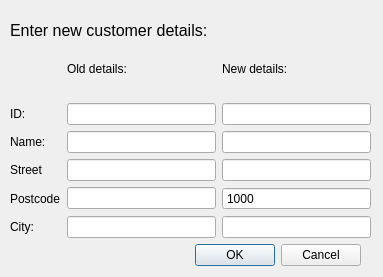
<?xml version="1.0" encoding="UTF-8"?>
<ui version="4.0">
 <class>editCustomer_D</class>
 <widget class="QDialog" name="editCustomer_D">
  <property name="geometry">
   <rect>
    <x>0</x>
    <y>0</y>
    <width>383</width>
    <height>277</height>
   </rect>
  </property>
  <property name="windowTitle">
   <string>Dialog</string>
  </property>
  <widget class="QDialogButtonBox" name="buttonBox">
   <property name="geometry">
    <rect>
     <x>20</x>
     <y>240</y>
     <width>341</width>
     <height>31</height>
    </rect>
   </property>
   <property name="orientation">
    <enum>Qt::Horizontal</enum>
   </property>
   <property name="standardButtons">
    <set>QDialogButtonBox::Cancel|QDialogButtonBox::Ok</set>
   </property>
  </widget>
  <widget class="QLabel" name="label">
   <property name="geometry">
    <rect>
     <x>10</x>
     <y>0</y>
     <width>261</width>
     <height>61</height>
    </rect>
   </property>
   <property name="font">
    <font>
     <pointsize>12</pointsize>
    </font>
   </property>
   <property name="text">
    <string>Enter new customer details:</string>
   </property>
  </widget>
  <widget class="QWidget" name="gridLayoutWidget">
   <property name="geometry">
    <rect>
     <x>10</x>
     <y>40</y>
     <width>361</width>
     <height>198</height>
    </rect>
   </property>
   <layout class="QGridLayout" name="gridLayout">
    <item row="3" column="0">
     <widget class="QLabel" name="label_4">
      <property name="text">
       <string>Street</string>
      </property>
     </widget>
    </item>
    <item row="4" column="0">
     <widget class="QLabel" name="label_6">
      <property name="text">
       <string>Postcode</string>
      </property>
     </widget>
    </item>
    <item row="3" column="1">
     <widget class="QLineEdit" name="lineEdit_oldStreet">
      <property name="echoMode">
       <enum>QLineEdit::Normal</enum>
      </property>
      <property name="readOnly">
       <bool>true</bool>
      </property>
     </widget>
    </item>
    <item row="2" column="2">
     <widget class="QLineEdit" name="lineEdit_newName">
      <property name="echoMode">
       <enum>QLineEdit::Normal</enum>
      </property>
      <property name="readOnly">
       <bool>false</bool>
      </property>
     </widget>
    </item>
    <item row="2" column="0">
     <widget class="QLabel" name="label_5">
      <property name="text">
       <string>Name:</string>
      </property>
     </widget>
    </item>
    <item row="5" column="2">
     <widget class="QLineEdit" name="lineEdit_newCity"/>
    </item>
    <item row="4" column="1">
     <widget class="QLineEdit" name="lineEdit_oldPCode">
      <property name="echoMode">
       <enum>QLineEdit::Normal</enum>
      </property>
      <property name="readOnly">
       <bool>true</bool>
      </property>
     </widget>
    </item>
    <item row="2" column="1">
     <widget class="QLineEdit" name="lineEdit_oldName">
      <property name="enabled">
       <bool>true</bool>
      </property>
      <property name="echoMode">
       <enum>QLineEdit::Normal</enum>
      </property>
      <property name="readOnly">
       <bool>true</bool>
      </property>
     </widget>
    </item>
    <item row="3" column="2">
     <widget class="QLineEdit" name="lineEdit_newStreet"/>
    </item>
    <item row="0" column="1">
     <widget class="QLabel" name="label_2">
      <property name="text">
       <string>Old details:</string>
      </property>
     </widget>
    </item>
    <item row="0" column="2">
     <widget class="QLabel" name="label_3">
      <property name="text">
       <string>New details:</string>
      </property>
     </widget>
    </item>
    <item row="5" column="0">
     <widget class="QLabel" name="label_7">
      <property name="text">
       <string>City:</string>
      </property>
     </widget>
    </item>
    <item row="5" column="1">
     <widget class="QLineEdit" name="lineEdit_oldCity">
      <property name="echoMode">
       <enum>QLineEdit::Normal</enum>
      </property>
      <property name="readOnly">
       <bool>true</bool>
      </property>
     </widget>
    </item>
    <item row="1" column="0">
     <widget class="QLabel" name="label_8">
      <property name="text">
       <string>ID:</string>
      </property>
     </widget>
    </item>
    <item row="1" column="1">
     <widget class="QLineEdit" name="lineEdit_oldId">
      <property name="readOnly">
       <bool>true</bool>
      </property>
     </widget>
    </item>
    <item row="1" column="2">
     <widget class="QLineEdit" name="lineEdit_newId">
      <property name="readOnly">
       <bool>true</bool>
      </property>
     </widget>
    </item>
    <item row="4" column="2">
     <widget class="QSpinBox" name="spinBox_newPCode">
      <property name="buttonSymbols">
       <enum>QAbstractSpinBox::NoButtons</enum>
      </property>
      <property name="minimum">
       <number>1</number>
      </property>
      <property name="maximum">
       <number>9999</number>
      </property>
      <property name="singleStep">
       <number>1</number>
      </property>
      <property name="value">
       <number>1000</number>
      </property>
     </widget>
    </item>
   </layout>
  </widget>
 </widget>
 <resources/>
 <connections>
  <connection>
   <sender>buttonBox</sender>
   <signal>accepted()</signal>
   <receiver>editCustomer_D</receiver>
   <slot>accept()</slot>
   <hints>
    <hint type="sourcelabel">
     <x>248</x>
     <y>254</y>
    </hint>
    <hint type="destinationlabel">
     <x>157</x>
     <y>274</y>
    </hint>
   </hints>
  </connection>
  <connection>
   <sender>buttonBox</sender>
   <signal>rejected()</signal>
   <receiver>editCustomer_D</receiver>
   <slot>reject()</slot>
   <hints>
    <hint type="sourcelabel">
     <x>316</x>
     <y>260</y>
    </hint>
    <hint type="destinationlabel">
     <x>286</x>
     <y>274</y>
    </hint>
   </hints>
  </connection>
 </connections>
</ui>
